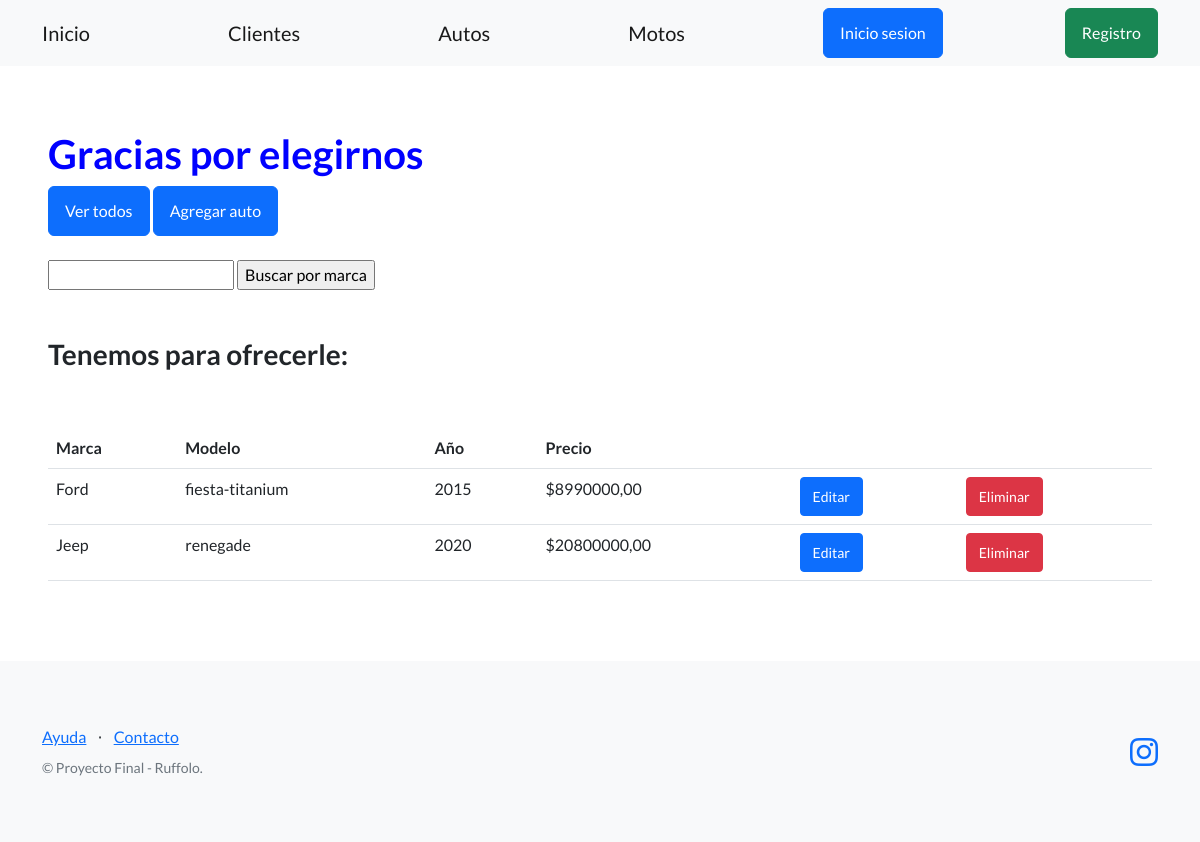
Page /ficheros/autos/ on the earlier database version.
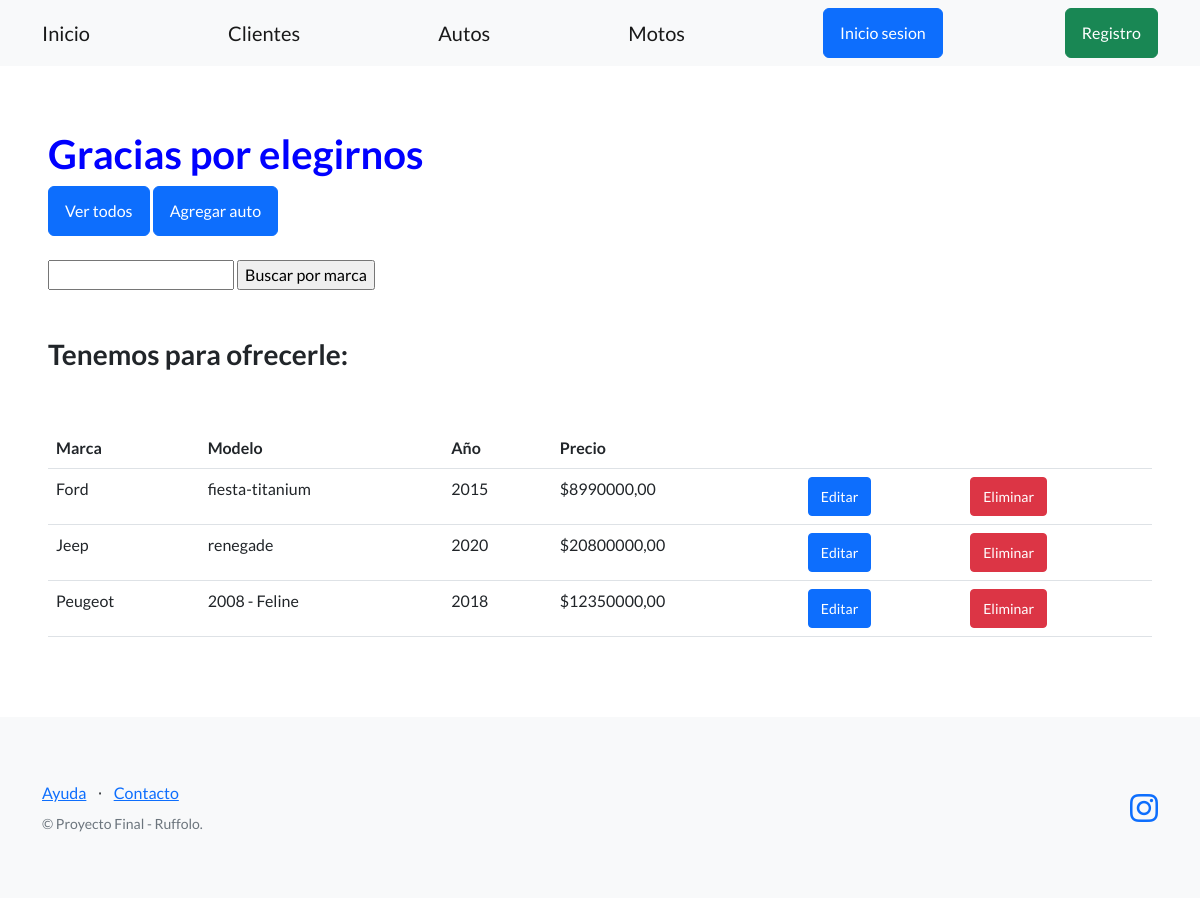
Same page on the later database version.
### Ficheros/models.py (models this page shows, shortened)
class Auto(models.Model):
    marca = models.CharField(max_length=100)
    modelo = models.CharField(max_length=128)
    año = models.PositiveIntegerField()
    precio = models.DecimalField(max_digits=10, decimal_places=2)

### Ficheros/views.py (the view)
# urls.py: path("autos/", listar_autos, name="lista_autos"),
def listar_autos(request):
    contexto ={
        "autos" : Auto.objects.all()
    }
    http_response = render(
        request=request,
        template_name='Ficheros/lista_autos.html',
        context=contexto,
    )
    return http_response

### Ficheros/templates/Ficheros/lista_autos.html (shortened to what this page needs)
{% extends "base.html" %}
    {% block contenido %}
    <h1 style="color:blue;">
      Gracias por elegirnos
    </h1>
    <a class="btn btn-primary" href="{% url "lista_autos" %}">Ver todos</a>
    <a class="btn btn-primary" href="{% url "crear_autos" %}">Agregar auto</a>
    <br><br>
    <form action="{% url 'buscar_autos' %}" method="post">
     <input type="text" name="busqueda">
     <input type="submit" value="Buscar por marca">
    </form>
    <br><br>
    <h3>Tenemos para ofrecerle:</h3>
    <br><br>
    <table class="table">
      <tbody>
        <tr>
          <th>Marca</th>
          <th>Modelo</th>
          <th>Año</th>
          <th>Precio</th>
          <th></th>
          <th></th>
        </tr>
        {% for auto in autos %}
        <tr>
          <td>{{ auto.marca}}</td>
          <td>{{ auto.modelo}}</td>
          <td>{{auto.año}}</td>
          <td>${{auto.precio}}</td>
          <td>
            <a class="btn btn-primary btn-sm" href="{% url 'editar_auto' auto.id %}">Editar</a>
          </td>
          <td>
            <form action="{% url 'eliminar_auto' auto.id %}" method="post">
              <input type="submit" class="btn btn-danger  btn-sm" value="Eliminar"/>
            </form>
          </td>
        </tr>
        {% endfor %}
      </tbody>
    </table>
    {% endblock contenido %}

### templates_base/base.html (shortened to what this page needs)
{% load static %}
<!DOCTYPE html>
<html lang="en">
    <head>
        <link href="https://cdn.jsdelivr.net/npm/bootstrap-icons@1.5.0/font/bootstrap-icons.css" rel="stylesheet" type="text/css" />
        <link href="{% static 'css/styles.css' %}" rel="stylesheet" />
    </head>
    <body>
        <nav class="navbar navbar-light bg-light static-top">
            <div class="container">
                <a class="navbar-brand" href="{% url 'inicio' %}">Inicio</a>
                <a class="navbar-brand" href="{% url 'lista_clientes' %}">Clientes</a>
                <a class="navbar-brand" href="{% url 'lista_autos' %}">Autos</a>
                <a class="navbar-brand" href="{% url 'lista_motos' %}">Motos</a>
                {% if user.is_authenticated %}
                <a class="btn btn-danger" href="{% url 'logout' %}">Cierre sesion</a>
                {% else %}
                <a class="btn btn-primary" href="{% url 'login' %}">Inicio sesion</a>
                <a class="btn btn-success" href="{% url 'registro' %}">Registro</a>
                {% endif %}
            </div>
        </nav>
        <section style="padding:4rem 3rem;">
            {% block contenido %}
            {% endblock contenido %}
        </section>
        <footer class="footer bg-light">
            <div class="container">
                <div class="row">
                    <div class="col-lg-6 h-100 text-center text-lg-start my-auto">
                        <ul class="list-inline mb-2">
                            <li class="list-inline-item"><a href="#!">Ayuda</a></li>
                            <li class="list-inline-item">⋅</li>
                            <li class="list-inline-item"><a href="#!">Contacto</a></li>
                        </ul>
                        <p class="text-muted small mb-4 mb-lg-0">&copy; Proyecto Final - Ruffolo.</p>
                    </div>
                    <div class="col-lg-6 h-100 text-center text-lg-end my-auto">
                        <ul class="list-inline mb-0">
                            <li class="list-inline-item">
                                <a href="https://www.instagram.com/lucianoruffolo"><i class="bi-instagram fs-3"></i></a>
                            </li>
                        </ul>
                    </div>
                </div>
            </div>
        </footer>
    </body>
</html>

Differences in the rows shown:
added Auto: marca "Peugeot", modelo "2008 - Feline", año "2018", precio "12350000,00"
